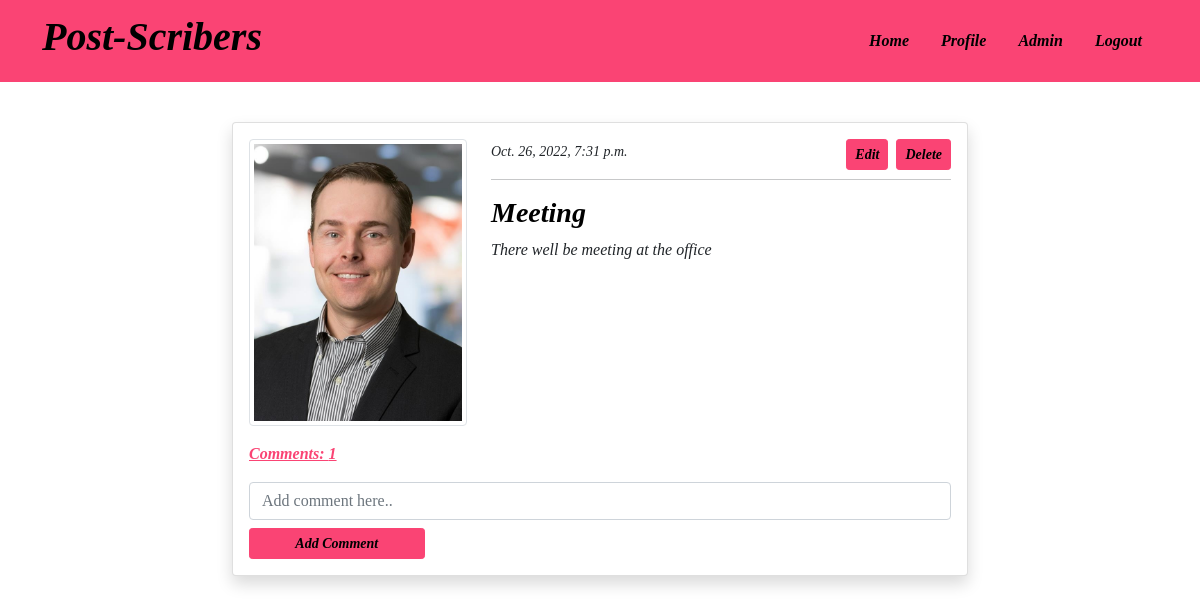
The app's page /post-detail/5/ (signed in) with its own data.
### myapp/models.py (models this page shows, shortened)
class PostModel(models.Model):
    title = models.CharField(max_length=100)
    content = models.TextField()
    author = models.ForeignKey(User, on_delete=models.CASCADE)
    date_create = models.DateTimeField(auto_now_add=True, blank=True, null=True)
    def comments_count(self):
        return self.comments_set.all().count()
    def comments(self):
        return self.comments_set.all()

### users/models.py (models this page shows, shortened)
class ProfileModel(models.Model):
    user = models.OneToOneField(User, on_delete=models.CASCADE)
    image = models.ImageField(default='default.jpg', upload_to='profile', validators=[FileExtensionValidator(['png', 'jpg'])])

### myapp/views.py (the view, shortened to what this page needs)
# urls.py: path('post-detail/<int:pk>/', views.post_details, name="post-detail"),
@login_required
def post_details(request, pk):
    context = {}
    context['title'] = "Post Details | Post Scribers"
    post = PostModel.objects.get(id=pk)
    comment_form = CommentsFrom()
    context['comment_form'] = comment_form
    context['post'] = post
    return render(request, 'blog/post_details.html', context)

### myapp/forms.py
class CommentsFrom(forms.ModelForm):
    content = forms.CharField(label='', widget=forms.TextInput(attrs={'placeholder': 'Add comment here..'}))
    class Meta:
        model = Comments
        fields = ('content',)

### templates/blog/post_details.html (shortened to what this page needs)
{% extends 'blog/base.html' %}
{% block content %}
{% load crispy_forms_tags %}
<div class="container ">
    <div class="row mt-4 py-2">
        <div class="col-md-8 offset-md-2">
            <div class="card my-2 shadow">
                <div class="card-body">
                    <div class="row mb-3">
                        <div class="col-md-4">
                            <img src="{{post.author.profilemodel.image.url}}"  alt="Profile-image" class="img-thumbnail">
                        </div>
                        <div class="col-md-8">
                            <small>{{post.date_create}}</small>
                            {% if post.author == request.user %}
                            <span><a href="{% url 'post-delete' post.id %}" class="btn fw-bolder btn-sm btn-bg float-end ">Delete</a></span>
                            <span><a href="{% url 'post-edit' post.id %}" class="btn fw-bolder btn-sm btn-bg float-end mx-2">Edit</a></span>
                            {% endif %}
                            <hr>
                            <h4 class="h3 fw-bolder">{{post.title}}</h4>
                            <p>{{post.content}}</p>
                        </div>
                    </div>
                    <p>
  <a class="fw-bold"  data-bs-toggle="collapse" href="#collapseExample" role="button" aria-expanded="false" aria-controls="collapseExample" style="color:#fa4474">
    Comments: {{post.comments_count}}
  </a>
</p>
<form method="post" class="mt-3 fw-bolder">{% csrf_token %}
          {{comment_form|crispy}}
              <input type="submit" value="Add Comment" class="btn btn-sm btn-bg fw-bolder fst-italic col-3 mt-2">
          </form>
                </div>
            </div>
        </div>
    </div>
</div>
{% endblock content %}

### templates/blog/navbar.html (shortened to what this page needs)
<nav class="navbar navbar-expand-lg navbar-dark nav-color">
  <div class="container">
    <a class="navbar-brand" href="/"><h1 class="text-color fw-bolder fst-italic">Post-Scribers</h1></a>
    <div class="collapse navbar-collapse" id="navbarSupportedContent">
      <ul class="navbar-nav ms-auto mb-2 mb-lg-0">
        <li class="nav-item mx-2 ">
          <a class="nav-link fw-bolder" aria-current="page" href="/" style="color:#000000">Home</a>
        </li>
        {% if request.user.is_authenticated %}
        <li class="nav-item mx-2">
          <a class="nav-link fw-bolder" href="/profile/" style="color:#000000" >Profile</a>
        </li>
        <li class="nav-item mx-2">
          <a class="nav-link text-capitalize fw-bolder" href="/" style="color:#000000">{{user.username}}</a>
        </li>
         <li class="nav-item mx-2">
          <a class="nav-link fw-bolder" href="/logout/" style="color:#000000">Logout</a>
        </li>
        {% endif %}
      </ul>
      </div>
  </div>
</nav>

### static/css/style.css (style rules this page uses)
* { font-family:all; }
.nav-color { background-color:#fa4474; }
.text-color { color:#000000; }
.btn-bg { background-color:#fa4474; border-color:#fa4474; color:#000000; }
.h3 { color:#000000; }

### records on screen
PostModel: author.profilemodel.image (picture), date_create "Oct. 26, 2022, 7:31 p.m.", title "Meeting", content "There well be meeting at the office", comments_count "1"

### other values on screen
{{ user.username }} "Admin"
